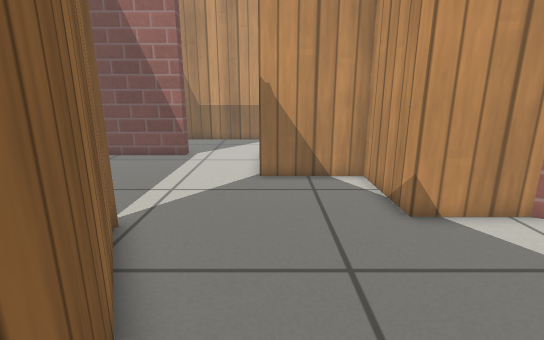
View 1 (above)

20 first-person views from a walk through a Gazebo world. The camera is 0.64 m above the floor, tilts 14° down and sees 85° across. The floor is counted in squares, 0.2 m on a side. Each view is taken from the middle of a square. On the plan, view 1 faces up. The plan holds only what a view shows up to about 20 squares ahead; the rest is blank. Gazebo's built-in surfaces are drawn with simple patterns.

View 2
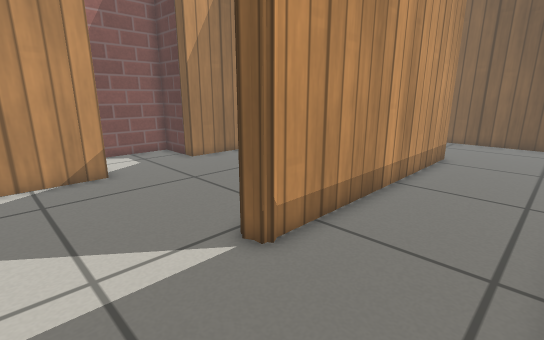

View 3
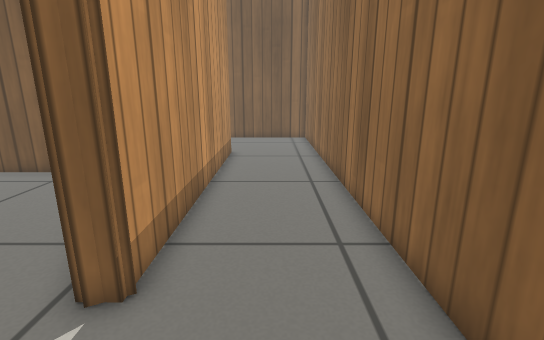

View 4
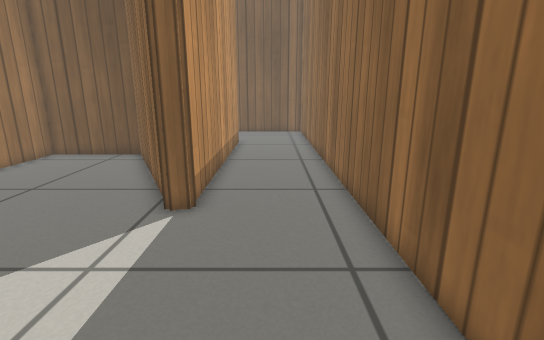

View 5
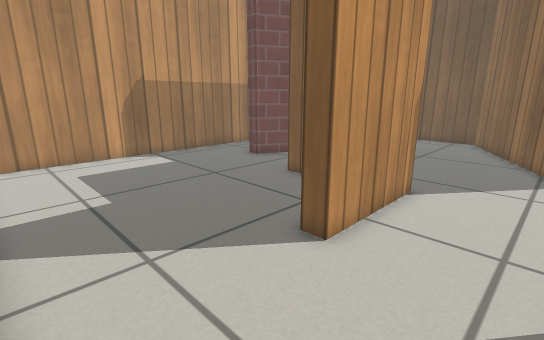

View 6
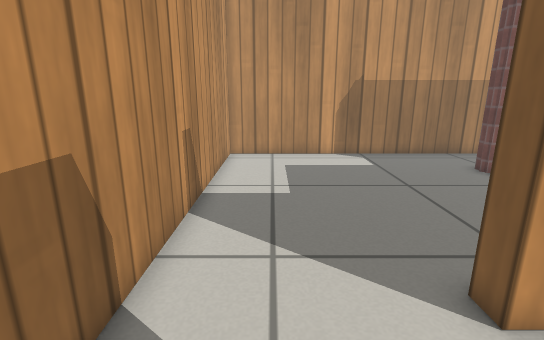

View 7
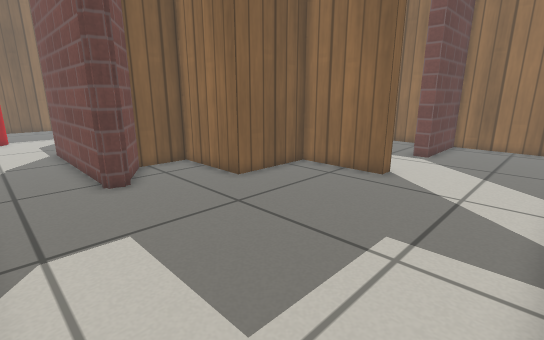

View 8
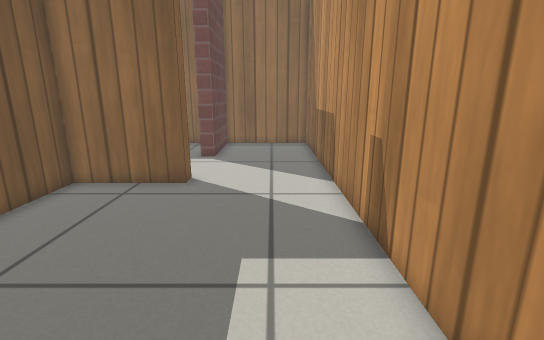

View 9
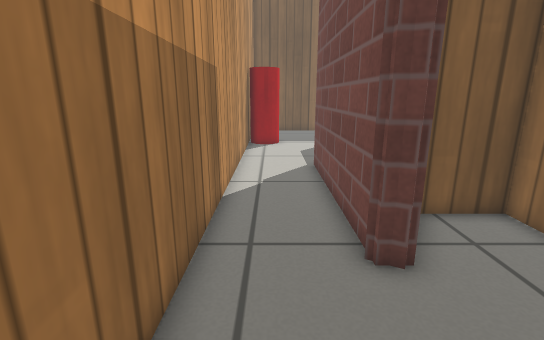

View 10
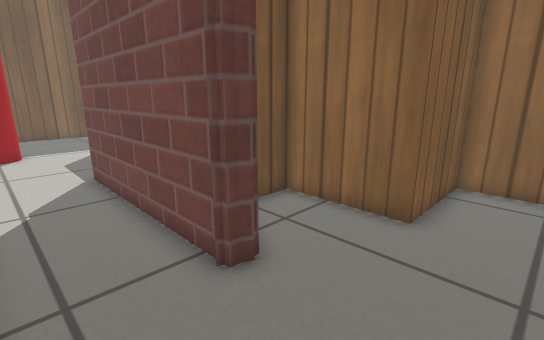

View 11
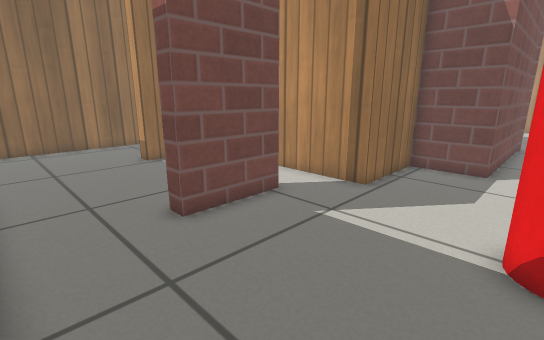

View 12
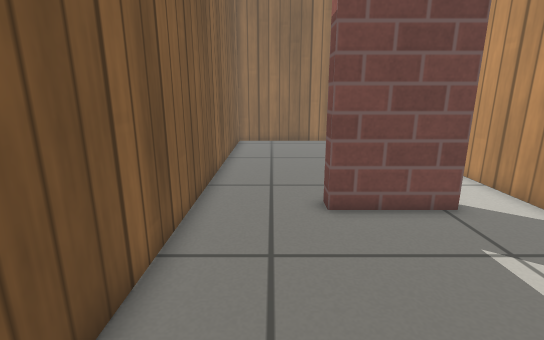

View 13
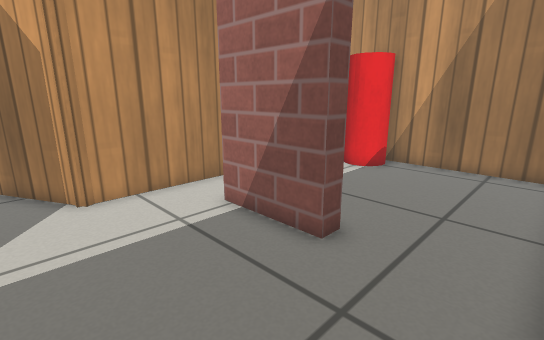

View 14
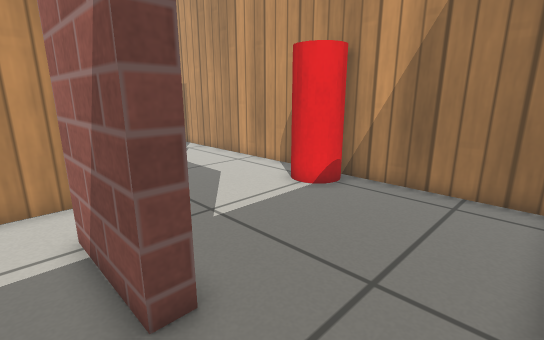

View 15
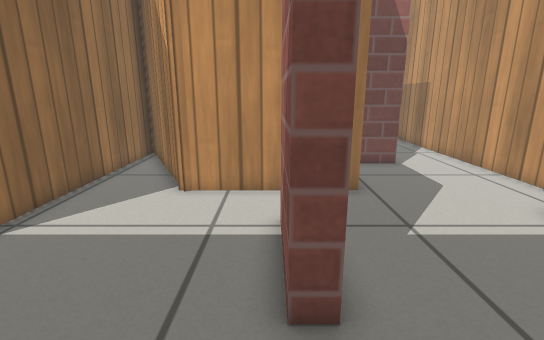

View 16
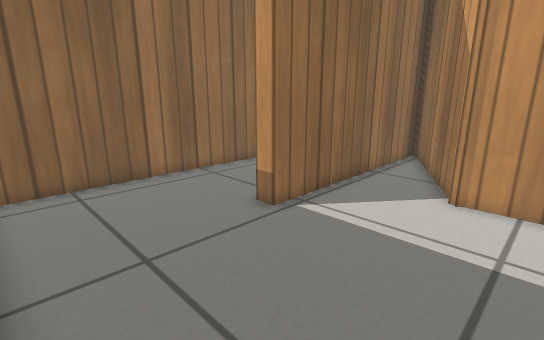

View 17
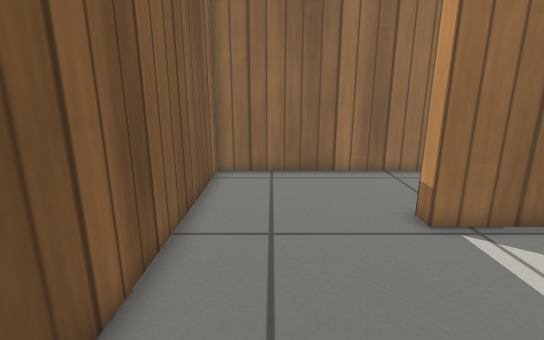

View 18
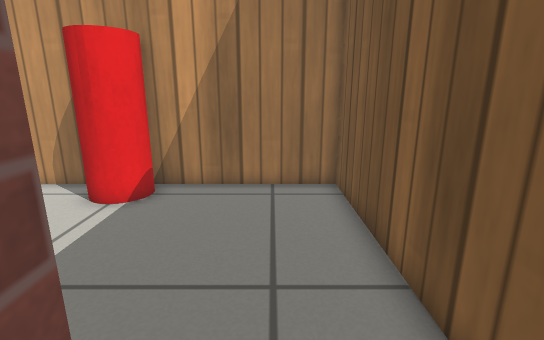

View 19
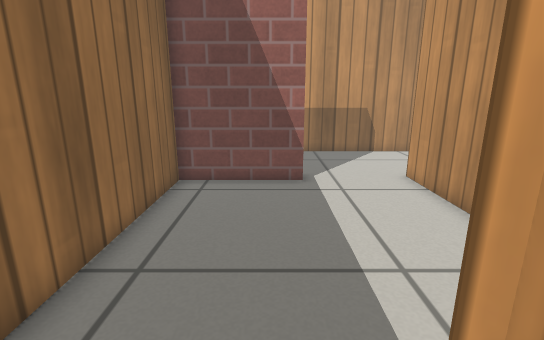

View 20
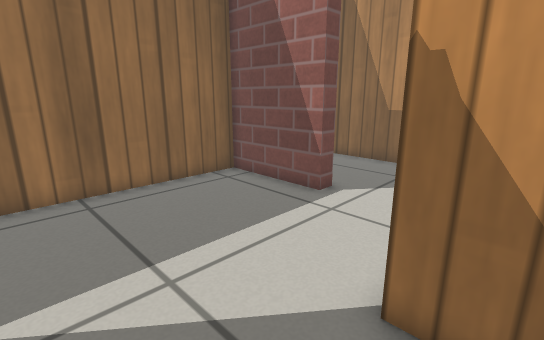

### Floor plan
Points are (right, up) in squares from view 1. A wall is a line through its corners. A room is listed if a view was taken in it or the views show most of it. See-through windows are left out.
Room 1 (views 1, 2, 3, 4, 19, 20)
walls: (-3, 3.3) (-3.9, 5) (-3.9, 3); (-4.9, 6.9) (-3.8, 6.9); (7.1, 7.5) (3.7, 7.5) (3.7, 11.8) (-0.5, 11.8) (-0.5, 15.6); (-4.6, -6.1) (-4.6, 6.5) (-4.8, 6.7) (-4.1, 7.1) (0.4, -1.4) (5.2, -1.4) (5.2, 2.9) (8.2, 2.9) (8.2, 6.4); (-4.8, 16.2) (-9.6, 16.2) (-9.6, -12.4) (-4.6, -12.4)
ways out: opening at (-2.5, 16) to room 2; opening at (-4, -9.5) to room 4
Room 2 (views 5, 6)
walls: (-0.6, 22.4) (-9.6, 22.4) (-9.6, 16.8) (-4.8, 16.8) (-4.8, 16.2); (-0.5, 15.6) (-0.5, 16.8)
ways out: opening at (-2.5, 16) to room 1; opening at (0, 19.5) to room 3
Room 3 (views 7, 8, 9, 10)
walls: (8.1, 10.9) (9, 10.9) (9, 2.1); (-0.5, 16.8) (0.2, 16.8) (0.2, 12.5) (4.5, 12.5) (4.5, 8.3) (6.9, 8.3) (8.5, 11) (9.2, 10.6); (12.6, 0.5) (12.6, 22.4) (-0.6, 22.4)
ways out: opening at (0, 19.5) to room 2; opening at (11, 0.3) to room 4
Room 4 (views 11, 12, 13, 14, 15, 16, 17, 18)
walls: (4, -4.6) (4, -8.4) (3.2, -8.4) (3.2, -4.6); (0, -2.4) (-3, 3.3); (9, 2.1) (6, 2.1) (6, -2.1) (-0.2, -2.1) (-0.2, -1.7); (-4.6, -12.4) (12.6, -12.4) (12.6, 0.5); (-3.9, 3) (-3.9, -6.1) (-4.6, -6.1)
ways out: opening at (-4, -9.5) to room 1; opening at (11, 0.3) to room 3
objects: red cylinder (11, -6) to (12, -4)

Positions as (right, up) in squares from view 1, and headings:
1: (0, 0), facing up
2: (-9, 11), facing down-right
3: (-7, 11), facing down
4: (-7, 15), facing down
5: (-4, 22), facing down-right
6: (-4, 20), facing right
7: (12, 22), facing down-left
8: (11, 20), facing left
9: (11, 16), facing down
10: (12, 15), facing down-left
11: (11, -12), facing up-left
12: (12, -10), facing left
13: (-2, -12), facing up-right
14: (2, -12), facing up-right
15: (3, -12), facing up
16: (2, -12), facing up-left
17: (3, -10), facing left
18: (2, -10), facing right
19: (-6, 5), facing up
20: (1, 8), facing up-left
